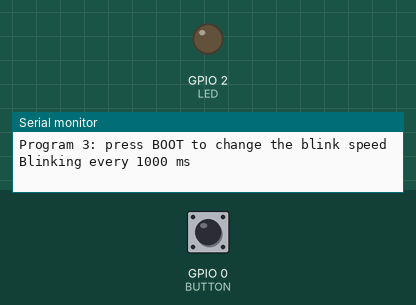
A sketch run on a simulated ESP32. On the bench: output pins drawn as LEDs (lit = HIGH), the last lines printed to the serial monitor. Dashed ring = blinking. The inputs (shaded band) are chosen by the test bench; at power-on: GPIO 0 (BUTTON) HIGH.

Above: at 0.1 s.
At 1.2 s:
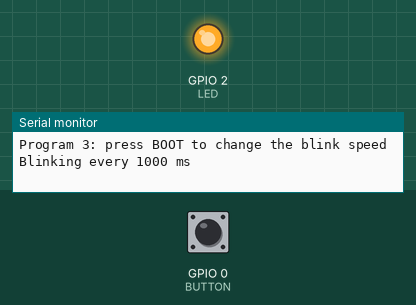
1.3 s: GPIO 0 (BUTTON) pulled LOW for 0.15 s
At 1.75 s:
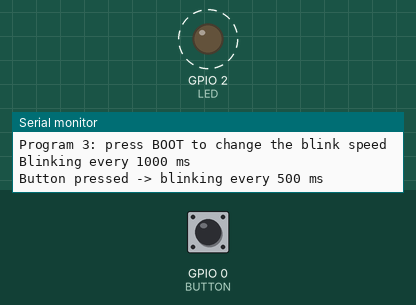
Timing chart, 0 to 10.3 s (numbered marks = the images above; inputs shaded):
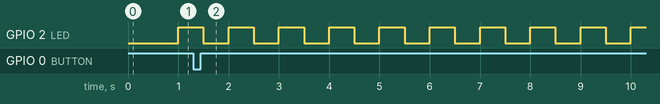

The sketch:

3-blink-rate.ino
```cpp
// 3 · Blink rate: each press of the BOOT button changes how fast the LED blinks.
// INPUT = BOOT button (GPIO 0), CONTROL = choose the speed, OUTPUT = blue LED (GPIO 2).

const int LED = 2;
const int BUTTON = 0;
const int RATES_MS[] = {1000, 500, 200, 100};
const int RATE_COUNT = 4;

int rate = 0;
bool ledOn = false;
unsigned long lastToggle = 0;
bool lastPressed = false;

void setup() {
  Serial.begin(115200);
  pinMode(LED, OUTPUT);
  pinMode(BUTTON, INPUT_PULLUP);
  Serial.println("Program 3: press BOOT to change the blink speed");
  Serial.printf("Blinking every %d ms\n", RATES_MS[rate]);
}

void loop() {
  bool pressed = digitalRead(BUTTON) == LOW;
  if (pressed && !lastPressed) {  // a new press
    rate = (rate + 1) % RATE_COUNT;
    Serial.printf("Button pressed -> blinking every %d ms\n", RATES_MS[rate]);
    delay(30);  // ignore switch bounce
  }
  lastPressed = pressed;

  if (millis() - lastToggle >= (unsigned long)RATES_MS[rate]) {
    lastToggle = millis();
    ledOn = !ledOn;
    digitalWrite(LED, ledOn ? HIGH : LOW);
  }
}
```

Measured:
- after the input at 1.3 s, GPIO 2 (LED): alternates HIGH for 0.50 s and LOW for 0.50 s, starting after 0.20 s
